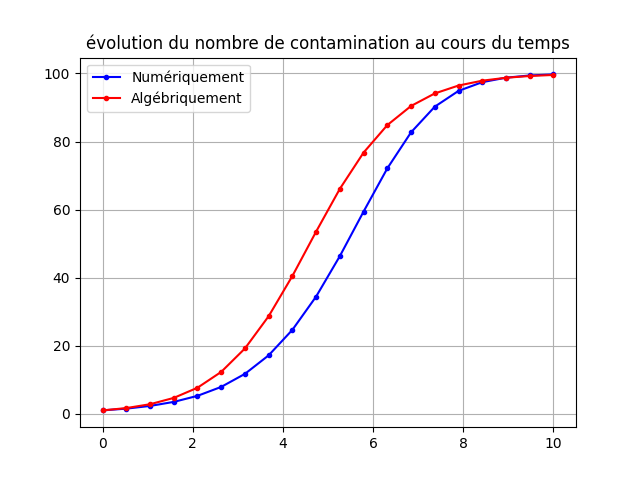

Recreate this plot in Python.
import numpy as np
import matplotlib.pyplot as plt

def f(N):
    return 0.01 * N * (100 - N)


def Euler(fun, y0, t):
    y = np.zeros(len(t))
    y[0] = y0
    for n in range(0, len(t) - 1):
        y[n + 1] = y[n] + fun(y[n], t[n]) * (t[n + 1] - t[n])
    return y


t = np.linspace(0, 10, 20)
y0 = 1
f = lambda N, t: 0.01 * N * (100 - N)
y = Euler(f, y0, t)
y_int=100/(1+99*np.exp(-t))
plt.plot(t, y, 'b.-',t, y_int, 'r.-')
plt.legend(['Numériquement','Algébriquement'])
plt.grid(True)
plt.title("évolution du nombre de contamination au cours du temps")
plt.show()
